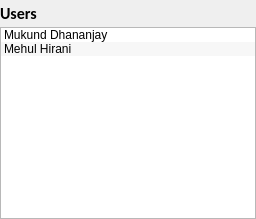
             <widget class="QWidget" name="page_5">
              <layout class="QGridLayout" name="gridLayout_23">
               <property name="margin">
                <number>0</number>
               </property>
               <property name="spacing">
                <number>0</number>
               </property>
               <item row="1" column="0" colspan="3">
                <widget class="QListWidget" name="listWidget_6">
                 <property name="alternatingRowColors">
                  <bool>true</bool>
                 </property>
                 <item>
                  <property name="text">
                   <string>Mukund Dhananjay</string>
                  </property>
                 </item>
                 <item>
                  <property name="text">
                   <string>Mehul Hirani</string>
                  </property>
                 </item>
                </widget>
               </item>
               <item row="0" column="1">
                <widget class="QToolButton" name="toolButton_20">
                 <property name="text">
                  <string/>
                 </property>
                 <property name="icon">
                  <iconset resource="icons/icons_rsc.qrc">
                   <normaloff>:/tpd/add18.png</normaloff>:/tpd/add18.png</iconset>
                 </property>
                 <property name="iconSize">
                  <size>
                   <width>20</width>
                   <height>20</height>
                  </size>
                 </property>
                 <property name="autoRaise">
                  <bool>true</bool>
                 </property>
                </widget>
               </item>
               <item row="0" column="2">
                <widget class="QToolButton" name="toolButton_21">
                 <property name="text">
                  <string/>
                 </property>
                 <property name="icon">
                  <iconset resource="icons/icons_rsc.qrc">
                   <normaloff>:/tpd/minus.png</normaloff>:/tpd/minus.png</iconset>
                 </property>
                 <property name="iconSize">
                  <size>
                   <width>20</width>
                   <height>20</height>
                  </size>
                 </property>
                 <property name="autoRaise">
                  <bool>true</bool>
                 </property>
                </widget>
               </item>
               <item row="0" column="0">
                <widget class="QLabel" name="label_17">
                 <property name="font">
                  <font>
                   <family>Calibri</family>
                   <pointsize>12</pointsize>
                   <weight>75</weight>
                   <bold>true</bold>
                  </font>
                 </property>
                 <property name="text">
                  <string>Users</string>
                 </property>
                </widget>
               </item>
              </layout>
             </widget>
